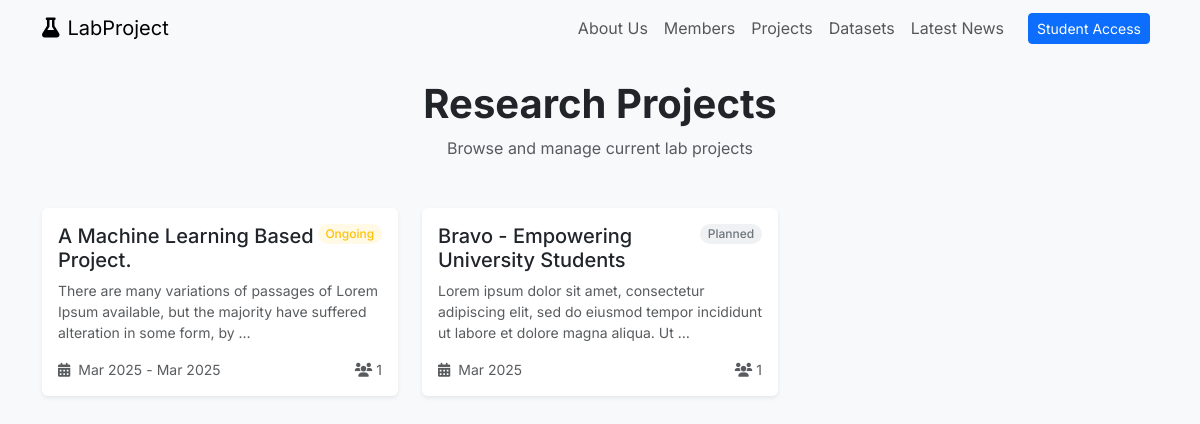
The page /explore/ on the database as committed earlier.
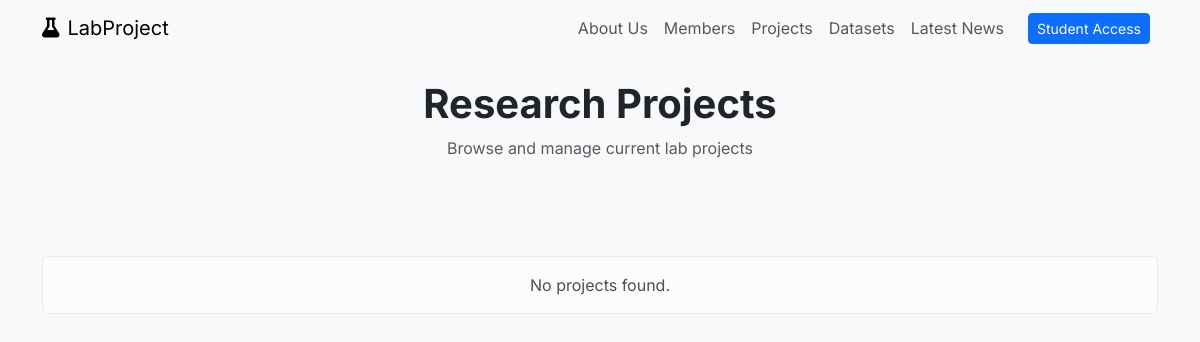
The same page on the database as committed later.
### base/models.py (models this page shows, shortened)
class Project(models.Model):
    title = models.CharField(max_length=100)
    description = models.TextField()
    students = models.ManyToManyField(Student, through=project_studnet, related_name="assigned_students")
    advisor = models.ForeignKey(Teacher, on_delete=models.CASCADE, related_name='project_advisor')
    project_picture = CloudinaryField("project-picture", folder="project-banner", blank=True, null=True)
    objectives = models.TextField(blank=True)
    hypothesis = models.TextField(blank=True)
    publication_link = models.URLField(blank=True)
    dataset_link = models.ForeignKey(Dataset, on_delete=models.CASCADE)
    github_link = models.URLField(blank=True)
    methodology = models.CharField(max_length=200, blank=True)
    tools_used = models.CharField(max_length=50, blank=True)
    created_at = models.DateTimeField(auto_now_add=True)
    project_file = CloudinaryField("project-file", folder="project-file",blank=True, null=True)
    STATUS_CHOICES = [
        ('planned', 'Planned'),
        ('ongoing', 'Ongoing'),
        ('completed', 'Completed'),
        ('cancelled', 'Cancelled'),
    ]
    status = models.CharField(max_length=20, choices=STATUS_CHOICES, default='planned')
    start_date = models.DateField(default=timezone.now)
    end_date = models.DateField(null=True, blank=True)

### base/views.py (the view)
# urls.py: path('explore/',views.explore, name="explore"),
def explore(request):
    projects = Project.objects.all().order_by('-id')
    context ={
        'projects':projects
    }
    return render(request, 'base/explore.html',context)

### base/templates/base/explore.html (shortened to what this page needs)
<!DOCTYPE html>
<html lang="en">
<head>
  <link href="https://cdn.jsdelivr.net/npm/bootstrap@5.3.3/dist/css/bootstrap.min.css" rel="stylesheet">
  <link href="https://cdnjs.cloudflare.com/ajax/libs/font-awesome/6.0.0/css/all.min.css" rel="stylesheet">
</head>
<body>
  <nav class="navbar navbar-expand-lg  bg-light stiky-top">
    <div class="container">
      <a class="navbar-brand" href="#">
        <i class="fas fa-flask me-2"></i>LabProject
      </a>
      <div class="collapse navbar-collapse" id="navbarNav">
        <ul class="navbar-nav ms-auto">
          <li class="nav-item">
            <a class="nav-link" href="/team">About Us</a>
          </li>
          <li class="nav-item">
            <a class="nav-link" href="/all-member">Members</a>
          </li>
          <li class="nav-item">
            <a class="nav-link" href="/explore">Projects</a>
          </li>
          <li class="nav-item">
            <a class="nav-link" href="/datasets">Datasets</a>
          </li>
          <li class="nav-item">
            <a class="nav-link" href="{% url 'latest_news' %}">Latest News</a>
          </li>
        </ul>
        {% if user.is_authenticated %}
        <ul class="navbar-nav ms-3">
          <li class="nav-item">
            <a class="btn btn-primary btn-sm" href="/dashboard">Dashboard</a>
          </li>
        </ul>
        {% else %}
        <ul class="navbar-nav ms-3">
          <li class="nav-item">
            <a class="btn btn-primary btn-sm me-2" href="/login">Student Access</a>
          </li>
        </ul>
        {% endif %}
      </div>
    </div>
  </nav>
  <main class="py-4">
    <div class="container">
      <div class="text-center mb-5">
        <h1 class="fw-bold mb-2">Research Projects</h1>
        <p class="text-muted">Browse and manage current lab projects</p>
      </div>
      <div class="row g-4">
        {% for project in projects %}
        <div class="col-md-6 col-lg-4">
          <a href="{% url 'project_detail' project.id %}" class="text-decoration-none">
            <div class="project-card card h-100 border-0 shadow-sm">
              <div class="card-body">
                <div class="d-flex justify-content-between align-items-start mb-2">
                  <h5 class="card-title mb-0">{{ project.title }}</h5>
                  <span class="badge rounded-pill status-badge
                    {% if project.status == 'completed' %}bg-success bg-opacity-10 text-success
                    {% elif project.status == 'ongoing' %}bg-warning bg-opacity-10 text-warning
                    {% elif project.status == 'cancelled' %}bg-danger bg-opacity-10 text-danger
                    {% else %}bg-secondary bg-opacity-10 text-secondary{% endif %}">
                    {{ project.get_status_display }}
                  </span>
                </div>
                <p class="card-text text-muted small mb-3">
                  {{ project.description|truncatewords:20 }}
                </p>
                <div class="d-flex justify-content-between align-items-center">
                  <div class="d-flex align-items-center">
                    <i class="fas fa-calendar-alt text-muted me-2 small"></i>
                    <span class="text-muted small">{{ project.start_date|date:"M Y" }}</span>
                    {% if project.end_date %}
                    <span class="text-muted small mx-1">-</span>
                    <span class="text-muted small">{{ project.end_date|date:"M Y" }}</span>
                    {% endif %}
                  </div>
                  <div class="d-flex align-items-center">
                    <i class="fas fa-users text-muted me-1 small"></i>
                    <span class="text-muted small">{{ project.students.count }}</span>
                  </div>
                </div>
              </div>
            </div>
          </a>
        </div>
        {% empty %}
        <div class="col-12 text-center py-5">
          <div class="alert alert-light">No projects found.</div>
        </div>
        {% endfor %}
      </div>
    </div>
  </main>
</body>
</html>

### base/templates/base/explore.html (style rules this page uses)
body { font-family: 'Inter', sans-serif; background-color: #f8f9fa; color: #212529; }

Rows that differ between the two databases and show on the page:
removed Project: title "A Machine Learning Based Project.", status "Ongoing", description "There are many variations of passages of Lorem Ipsum available, but the majority have suffered alteration in some form, by …", start_date "Mar 2025", end_date "Mar 2025", students.count "1"
removed Project: title "Bravo - Empowering University Students", status "Planned", description "Lorem ipsum dolor sit amet, consectetur adipiscing elit, sed do eiusmod tempor incididunt ut labore et dolore magna aliqua. Ut …", start_date "Mar 2025", students.count "1"
Other text that changed with them:
text now shown: "No projects found."
